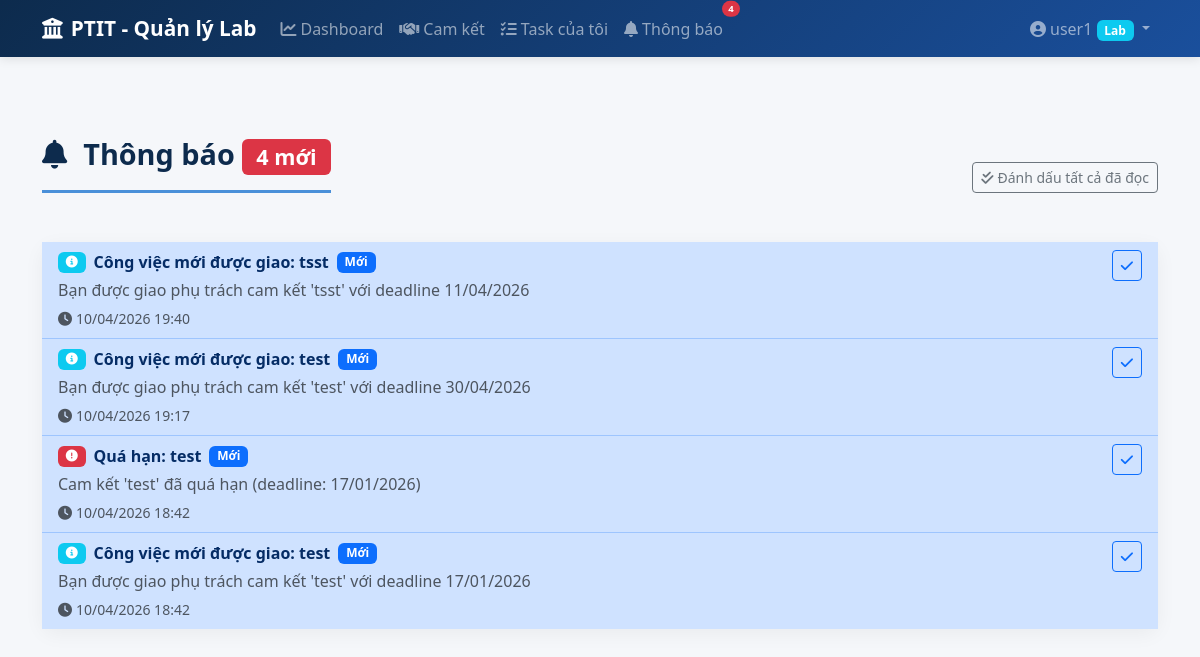
The page /notifications (signed in) on the database its author committed.
### models.py (models this page shows, shortened)
class User(UserMixin, db.Model):
    __tablename__ = 'users'
    id = db.Column(db.Integer, primary_key=True)
    username = db.Column(db.String(50), unique=True, nullable=False)
    password_hash = db.Column(db.String(200), nullable=False)
    role = db.Column(db.String(20), nullable=False)  # 'admin' or 'lab'
    lab_id = db.Column(db.Integer, db.ForeignKey('labs.id', ondelete='SET NULL'), nullable=True)
    def is_admin(self):
        return self.role == 'admin'

class Notification(db.Model):
    __tablename__ = 'notifications'
    id = db.Column(db.Integer, primary_key=True)
    user_id = db.Column(db.Integer, db.ForeignKey('users.id'), nullable=False)
    title = db.Column(db.String(200), nullable=False)
    message = db.Column(db.Text, nullable=False)
    type = db.Column(db.String(20), default='info')  # info, warning, success, danger
    is_read = db.Column(db.Boolean, default=False)
    link = db.Column(db.String(200))
    created_at = db.Column(db.DateTime, default=datetime.utcnow)
    user = db.relationship('User', backref='notifications')

### app.py (the view)
@app.route('/notifications')
@login_required
def notifications():
    notifications_list = Notification.query.filter_by(user_id=current_user.id).order_by(Notification.created_at.desc()).all()
    unread_count = Notification.query.filter_by(user_id=current_user.id, is_read=False).count()
    return render_template('notifications/list.html', notifications=notifications_list, unread_count=unread_count)

### app.py (called while the page is built)
@login_manager.user_loader
def load_user(user_id):
    return User.query.get(int(user_id))

def get_csrf_token():
    return generate_csrf_token()

@app.before_request
def csrf_protect():
    if request.method in ('POST', 'PUT', 'DELETE'):
        if request.endpoint == 'login':
            return
        token = request.form.get('_csrf_token') or request.headers.get('X-CSRF-Token')
        if not validate_csrf_token(token):
            flash('Yêu cầu không hợp lệ (CSRF token không đúng). Vui lòng thử lại.', 'danger')
            return redirect(request.referrer or url_for('dashboard'))

### csrf_utils.py (called while the page is built)
def generate_csrf_token():
    from flask import session
    if '_csrf_token' not in session:
        session['_csrf_token'] = secrets.token_hex(32)
    return session['_csrf_token']

### templates/notifications/list.html (shortened to what this page needs)
{% extends "base.html" %}
{% block content %}
<div class="d-flex justify-content-between align-items-center mb-4">
    <h1 class="page-title">
        <i class="fas fa-bell me-3"></i>Thông báo
        {% if unread_count > 0 %}
        <span class="badge bg-danger">{{ unread_count }} mới</span>
        {% endif %}
    </h1>
    {% if unread_count > 0 %}
    <form method="POST" action="{{ url_for('notifications_mark_all_read') }}" class="d-inline">
        <button type="submit" class="btn btn-outline-secondary btn-sm">
            <i class="fas fa-check-double me-1"></i>Đánh dấu tất cả đã đọc
        </button>
    </form>
    {% endif %}
</div>
<div class="card">
    <div class="card-body p-0">
        {% if notifications %}
        <div class="list-group list-group-flush">
            {% for notif in notifications %}
            <div class="list-group-item {% if not notif.is_read %}list-group-item-primary{% endif %}">
                <div class="d-flex justify-content-between align-items-start">
                    <div class="flex-grow-1">
                        <div class="d-flex align-items-center mb-1">
                            {% if notif.type == 'danger' %}
                            <span class="badge bg-danger me-2"><i class="fas fa-exclamation-circle"></i></span>
                            {% elif notif.type == 'warning' %}
                            <span class="badge bg-warning text-dark me-2"><i class="fas fa-exclamation-triangle"></i></span>
                            {% elif notif.type == 'success' %}
                            <span class="badge bg-success me-2"><i class="fas fa-check-circle"></i></span>
                            {% else %}
                            <span class="badge bg-info me-2"><i class="fas fa-info-circle"></i></span>
                            {% endif %}
                            <strong>{{ notif.title }}</strong>
                            {% if not notif.is_read %}
                            <span class="badge bg-primary ms-2">Mới</span>
                            {% endif %}
                        </div>
                        <p class="mb-1 text-muted">{{ notif.message }}</p>
                        <small class="text-muted">
                            <i class="fas fa-clock me-1"></i>{{ notif.created_at.strftime('%d/%m/%Y %H:%M') }}
                        </small>
                    </div>
                    <div>
                        {% if not notif.is_read %}
                        <a href="{{ url_for('notifications_mark_read', notif_id=notif.id) }}"
                           class="btn btn-sm btn-outline-primary">
                            <i class="fas fa-check"></i>
                        </a>
                        {% endif %}
                    </div>
                </div>
            </div>
            {% endfor %}
        </div>
        {% else %}
        <div class="text-center text-muted py-5">
            <i class="fas fa-bell-slash fa-4x mb-3"></i>
            <h4>Không có thông báo nào</h4>
            <p>Bạn sẽ nhận được thông báo khi có cập nhật mới.</p>
        </div>
        {% endif %}
    </div>
</div>
{% endblock %}

### templates/base.html (shortened to what this page needs)
<!DOCTYPE html>
<html lang="vi">
<head>
    <link href="https://cdn.jsdelivr.net/npm/bootstrap@5.3.2/dist/css/bootstrap.min.css" rel="stylesheet">
    <link href="https://cdnjs.cloudflare.com/ajax/libs/font-awesome/6.5.1/css/all.min.css" rel="stylesheet">
    <link href="https://cdn.jsdelivr.net/npm/bootstrap-icons@1.11.2/font/bootstrap-icons.css" rel="stylesheet">
    <link href="{{ url_for('static', filename='css/style.css') }}" rel="stylesheet">
</head>
<body>
    {% if current_user.is_authenticated %}
    <nav class="navbar navbar-expand-lg navbar-dark bg-ptit">
        <div class="container">
            <a class="navbar-brand" href="{{ url_for('dashboard') }}">
                <i class="fas fa-university me-2"></i>PTIT - Quản lý Lab
            </a>
            <div class="collapse navbar-collapse" id="navbarNav">
                <ul class="navbar-nav me-auto">
                    <li class="nav-item">
                        <a class="nav-link" href="{{ url_for('dashboard') }}">
                            <i class="fas fa-chart-line me-1"></i>Dashboard
                        </a>
                    </li>
                    <li class="nav-item">
                        <a class="nav-link" href="{{ url_for('commitments_list') }}">
                            <i class="fas fa-handshake me-1"></i>Cam kết
                        </a>
                    </li>
                    {% if not current_user.is_admin() %}
                    <li class="nav-item">
                        <a class="nav-link" href="{{ url_for('my_tasks') }}">
                            <i class="fas fa-tasks me-1"></i>Task của tôi
                        </a>
                    </li>
                    {% endif %}
                    <li class="nav-item">
                        <a class="nav-link position-relative" href="{{ url_for('notifications') }}">
                            <i class="fas fa-bell me-1"></i>Thông báo
                            <span id="notif-badge" class="position-absolute top-0 start-100 translate-middle badge rounded-pill bg-danger"
                                  style="font-size:0.6em; display:none;">
                            </span>
                        </a>
                    </li>
                </ul>
                <ul class="navbar-nav">
                    <li class="nav-item dropdown">
                        <a class="nav-link dropdown-toggle" href="#" data-bs-toggle="dropdown">
                            <i class="fas fa-user-circle me-1"></i>{{ current_user.username }}
                            {% if current_user.is_admin() %}
                            <span class="badge bg-warning text-dark">Admin</span>
                            {% else %}
                            <span class="badge bg-info">Lab</span>
                            {% endif %}
                        </a>
                    </li>
                </ul>
            </div>
        </div>
    </nav>
    {% endif %}
    <main class="{% if current_user.is_authenticated %}main-content{% endif %}">
        <div class="container">
            {% block content %}{% endblock %}
        </div>
    </main>
</body>
</html>

### static/css/style.css (style rules this page uses)
:root { --ptit-blue: #1a4f9c; --ptit-light-blue: #4a90d9; --ptit-dark: #0d2b4d; }
body { background-color: #f5f7fa; font-family: 'Segoe UI', Tahoma, Geneva, Verdana, sans-serif; min-height: 100vh; }
.main-content { padding-top: 80px; padding-bottom: 40px; }
.navbar.bg-ptit { background: linear-gradient(135deg, var(--ptit-dark) 0%, var(--ptit-blue) 100%); box-shadow: 0 2px 10px rgba(0,0,0,0.1); }
.navbar-brand { font-weight: 700; font-size: 1.3rem; }
.nav-link { font-weight: 500; transition: all 0.3s; }
.page-title { font-size: 1.8rem; font-weight: 700; color: var(--ptit-dark); margin-bottom: 25px; padding-bottom: 15px; border-bottom: 3px solid var(--ptit-light-blue); }
.card { border: none; border-radius: 12px; box-shadow: 0 5px 20px rgba(0,0,0,0.05); }

### rows shown on the page
User: username "user1"
Notification: type "info" (drawn), title "Công việc mới được giao: tsst", is_read "Mới", message "Bạn được giao phụ trách cam kết 'tsst' với deadline 11/04/2026", created_at "10/04/2026 19:40"
Notification: type "info" (drawn), title "Công việc mới được giao: test", is_read "Mới", message "Bạn được giao phụ trách cam kết 'test' với deadline 30/04/2026", created_at "10/04/2026 19:17"
Notification: type "danger" (drawn), title "Quá hạn: test", is_read "Mới", message "Cam kết 'test' đã quá hạn (deadline: 17/01/2026)", created_at "10/04/2026 18:42"
Notification: type "info" (drawn), title "Công việc mới được giao: test", is_read "Mới", message "Bạn được giao phụ trách cam kết 'test' với deadline 17/01/2026", created_at "10/04/2026 18:42"

### other values the page prints
{{ unread_count }} "4"
